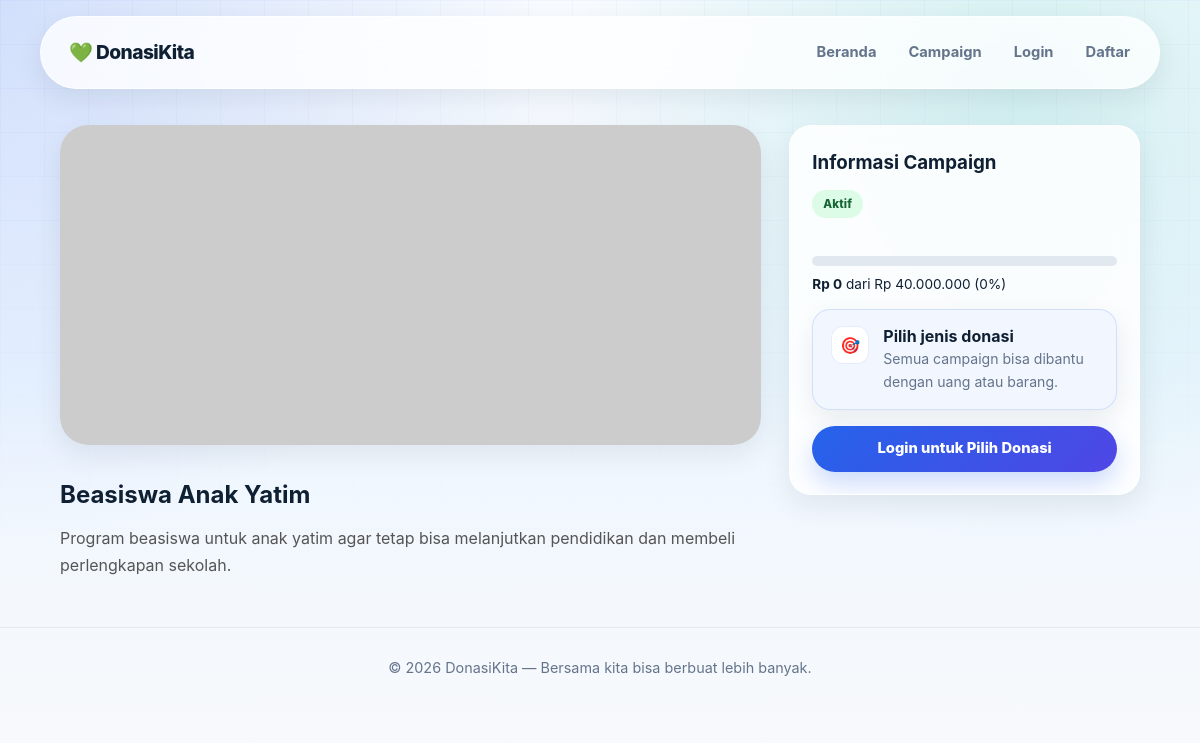
The app's page /campaigns/detail.php?id=2 with its own data.
### tables this page shows
CREATE TABLE campaigns (
    id INT AUTO_INCREMENT PRIMARY KEY,
    title VARCHAR(200) NOT NULL,
    description TEXT,
    image VARCHAR(255),
    target_amount DECIMAL(15,2) DEFAULT 0,
    collected_amount DECIMAL(15,2) DEFAULT 0,
    type ENUM('uang','barang','keduanya') DEFAULT 'keduanya',
    status ENUM('aktif','selesai','ditutup') DEFAULT 'aktif',
    created_at TIMESTAMP DEFAULT CURRENT_TIMESTAMP
);

### config/db.php (called while the page is built, shortened)
<?php
function isLoggedIn() {
    return isset($_SESSION['user_id']);
}

### campaigns/detail.php (the view, shortened to what this page needs)
<?php
require_once '../config/db.php';
$id = (int)($_GET['id'] ?? 0);
$campaign = $conn->query("SELECT * FROM campaigns WHERE id=$id")->fetch_assoc();
$pct = $campaign['target_amount'] > 0
    ? min(100, round($campaign['collected_amount'] / $campaign['target_amount'] * 100))
    : 0;
?>
<!DOCTYPE html>
<html lang="id">
<head>
    <link rel="stylesheet" href="/donasi/assets/style.css">
</head>
<body>
<?php include '../includes/navbar.php'; ?>
<div class="container">
    <div class="layout-detail">
        <div>
            <img src="/donasi/assets/images/<?= htmlspecialchars($campaign['image'] ?? 'default.jpg') ?>"
                 onerror="this.src='https://placehold.co/700x300/1a73e8/white?text=Campaign'"
                 class="detail-cover" alt="">
            <h1 style="font-size:1.5rem;margin-bottom:10px"><?= htmlspecialchars($campaign['title']) ?></h1>
            <p style="color:#555;line-height:1.7"><?= nl2br(htmlspecialchars($campaign['description'])) ?></p>
        </div>
        <div class="card sticky-card">
            <h3 style="margin-bottom:12px">Informasi Campaign</h3>
            <span class="badge badge-<?= $campaign['status'] ?>"><?= ucfirst($campaign['status']) ?></span>
            <br><br>
            <?php if ($campaign['target_amount'] > 0): ?>
            <div class="progress-wrap"><div class="progress-bar" style="width:<?= $pct ?>%"></div></div>
            <p style="font-size:0.85rem;margin:6px 0">
                <strong>Rp <?= number_format($campaign['collected_amount'],0,',','.') ?></strong>
                dari Rp <?= number_format($campaign['target_amount'],0,',','.') ?> (<?= $pct ?>%)
            </p>
            <?php endif; ?>
            <div class="info-panel donation-prompt">
                <span class="info-icon" aria-hidden="true">🎯</span>
                <div>
                    <strong>Pilih jenis donasi</strong>
                    <p>Semua campaign bisa dibantu dengan uang atau barang.</p>
                </div>
            </div>
            <?php if ($campaign['status'] === 'aktif'): ?>
                <?php if (isLoggedIn()): ?>
                    <div class="donation-choice-grid">
                        <a href="/donasi/donate/form.php?campaign_id=<?= $id ?>&type=uang" class="type-card donation-choice money">
                            <span class="icon">💰</span>
                            <h4>Donasi Uang</h4>
                            <p>Bantu cepat lewat nominal terbaikmu.</p>
                        </a>
                        <a href="/donasi/donate/form.php?campaign_id=<?= $id ?>&type=barang" class="type-card donation-choice goods">
                            <span class="icon">📦</span>
                            <h4>Donasi Barang</h4>
                            <p>Kirim barang layak untuk kebutuhan campaign.</p>
                        </a>
                    </div>
                <?php else: ?>
                    <a href="/donasi/auth/login.php" class="btn btn-primary" style="width:100%;text-align:center">Login untuk Pilih Donasi</a>
                <?php endif; ?>
            <?php else: ?>
                <p class="alert alert-info">Campaign ini sudah ditutup.</p>
            <?php endif; ?>
        </div>
    </div>
</div>
<?php include '../includes/footer.php'; ?>
</body>
</html>

### assets/style.css (style rules this page uses)
:root { --primary: #2563eb; --primary-dark: #1d4ed8; --primary-soft: #dbeafe; --secondary: #14b8a6; --success: #16a34a; --danger: #ef4444; --warning: #f59e0b; --ink: #102033; --muted: #64748b; --surface: rgba(255, 255, 255, 0.86); --surface-solid: #ffffff; --line: rgba(148, 163, 184, 0.24); --shadow-sm: 0 10px 28px rgba(15, 23, 42, 0.08); --shadow-md: 0 18px 45px rgba(37, 99, 235, 0.13); --shadow-lg: 0 28px 80px rgba(15, 23, 42, 0.16); --radius: 22px; --radius-sm: 14px; --transition: 180ms ease; }
* { box-sizing: border-box; margin: 0; padding: 0; }
html { scroll-behavior: smooth; }
body { min-height: 100vh; font-family: Inter, 'Segoe UI', system-ui, -apple-system, BlinkMacSystemFont, sans-serif; background: radial-gradient(circle at top left, rgba(37, 99, 235, 0.18), transparent 34rem), radial-gradient(circle at 85% 12%, rgba(20, 184, 166, 0.16), transparent 28rem), linear-gradient(180deg, #f8fbff 0%, #eef6ff 46%, #f9fafb 100%); color: var(--ink); line-height: 1.6; }
body::before { content: ''; position: fixed; inset: 0; pointer-events: none; background-image: linear-gradient(rgba(37, 99, 235, 0.035) 1px, transparent 1px), linear-gradient(90deg, rgba(37, 99, 235, 0.035) 1px, transparent 1px); background-size: 44px 44px; -webkit-mask-image: linear-gradient(to bottom, #000, transparent 72%); mask-image: linear-gradient(to bottom, #000, transparent 72%); }
a { color: inherit; }
.container { max-width: 1120px; margin: 36px auto; padding: 0 20px; position: relative; }
.card { position: relative; background: var(--surface); border: 1px solid rgba(255, 255, 255, 0.7); border-radius: var(--radius); box-shadow: var(--shadow-sm); overflow: hidden; transition: transform var(--transition), box-shadow var(--transition), border-color var(--transition); backdrop-filter: blur(14px); }
.layout-detail { display: grid; grid-template-columns: minmax(0, 2fr) minmax(280px, 1fr); gap: 28px; align-items: start; }
.progress-wrap { background: #e2e8f0; border-radius: 999px; height: 10px; margin: 12px 0 8px; overflow: hidden; }
.badge { display: inline-flex; align-items: center; gap: 6px; padding: 5px 11px; border-radius: 999px; font-size: 0.72rem; font-weight: 800; letter-spacing: 0.01em; text-transform: capitalize; }
.badge-aktif { background: #dcfce7; color: #166534; }
.btn { display: inline-flex; align-items: center; justify-content: center; gap: 8px; padding: 11px 20px; border-radius: 999px; border: none; cursor: pointer; font-size: 0.92rem; text-decoration: none; font-weight: 800; transition: transform var(--transition), box-shadow var(--transition), background var(--transition), color var(--transition), border-color var(--transition); }
.btn-primary { background: linear-gradient(135deg, var(--primary), #4f46e5); color: #fff; box-shadow: 0 12px 24px rgba(37, 99, 235, 0.22); }
.detail-cover { width: 100%; min-height: 320px; max-height: 420px; object-fit: cover; border-radius: 28px; margin-bottom: 24px; box-shadow: var(--shadow-sm); }
.sticky-card { padding: 22px; position: sticky; top: 100px; }
.info-panel { display: flex; align-items: flex-start; gap: 14px; padding: 16px 18px; border: 1px solid rgba(37, 99, 235, 0.16); border-radius: 18px; background: rgba(239, 246, 255, 0.82); box-shadow: var(--shadow-sm); }
.info-panel .info-icon { display: inline-flex; align-items: center; justify-content: center; width: 38px; height: 38px; flex: 0 0 38px; border-radius: 12px; background: #fff; box-shadow: inset 0 0 0 1px rgba(37, 99, 235, 0.12); }
.info-panel strong { display: block; line-height: 1.25; }
.info-panel p { margin: 2px 0 0; color: var(--muted); font-size: 0.88rem; }
.donation-prompt { margin: 14px 0 16px; }

### records on screen
campaigns: title "Beasiswa Anak Yatim", description "Program beasiswa untuk anak yatim agar tetap bisa melanjutkan pendidikan dan membeli perlengkapan sekolah.", status "Aktif", collected_amount "0", target_amount "40.000.000", pct "0"
